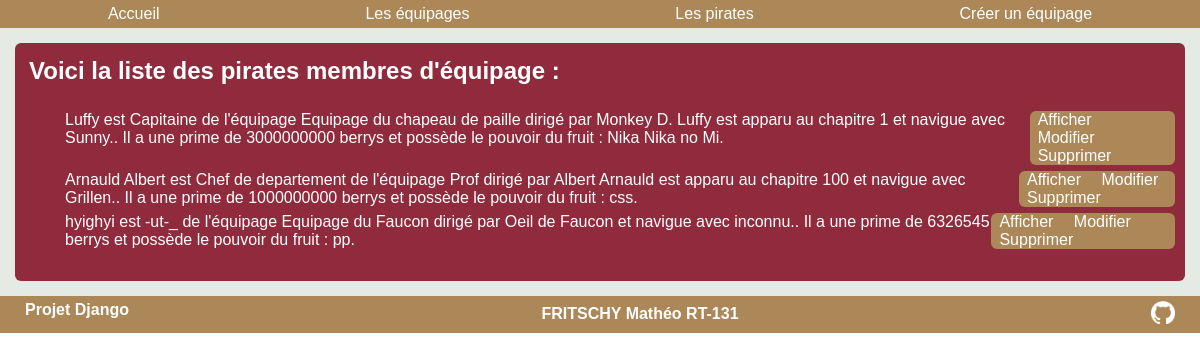
The app's page /onepiece/membres/, older data.
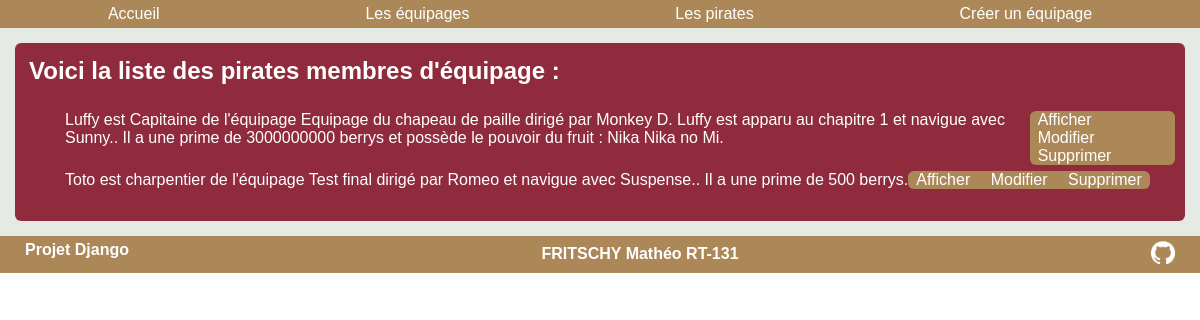
The same page, newer data.
### onepiece/models.py (models this page shows, shortened)
class Membre(models.Model):
    nom=models.CharField(max_length=100)
    poste=models.CharField(max_length=100)
    prime=models.IntegerField(null = True, blank=True)
    fruit=models.CharField(max_length=100, null = True, blank=True)
    equipage = models.ForeignKey("equipage", on_delete=models.CASCADE, default=None)
    def __str__(self):
        if self.prime is not None and self.fruit is not None:
            chaine = f"{self.nom} est {self.poste} de l'équipage {self.equipage}. Il a une prime de {self.prime} berrys et possède le pouvoir du fruit : {self.fruit}."
        elif self.prime is not None:
            chaine = f"{self.nom} est {self.poste} de l'équipage {self.equipage}. Il a une prime de {self.prime} berrys."
        elif self.fruit is not None:
            chaine = f"{self.nom} est {self.poste} de l'équipage {self.equipage}. Il possède le pouvoir du fruit : {self.fruit}."
        else:
            chaine = f"{self.nom} est {self.poste} de l'équipage {self.equipage}."
        return chaine

class Equipage(models.Model):
    nom=models.CharField(max_length=100)
    nombateau=models.CharField(max_length=100)
    capitaine=models.CharField(max_length=100)
    premiereapparition=models.IntegerField(null = True, blank=True)
    def __str__(self):
        if self.premiereapparition is not None:
            chaine = f"{self.nom} dirigé par {self.capitaine} est apparu au chapitre {self.premiereapparition} et navigue avec {self.nombateau}."
        else:
            chaine = f"{self.nom} dirigé par {self.capitaine} et navigue avec {self.nombateau}."
        return chaine

### onepiece/membres_views.py (the view)
# urls.py: path('membres/', membres_views.voirmembres),
def voirmembres(request):
    liste = list(models.Membre.objects.all())
    return render(request,"onepiece/membres/listemembres.html", {"liste" : liste})

### onepiece/templates/onepiece/membres/listemembres.html
{% extends "onepiece/main.html" %} {% block title %} Les membres {% endblock %}
{% block content %}
<article>
  <h2>Voici la liste des pirates membres d'équipage :</h2>
  <ol>
    {% for membre in liste %}
    <li>
      {{membre}}
      <div class="liste">
        <a href="/onepiece/membre/{{membre.id}}/">Afficher</a>
        <a href="/onepiece/updatemembre/{{membre.id}}/">Modifier</a>
        <a href="/onepiece/deletemembre/{{membre.id}}/">Supprimer</a>
      </div>
    </li>
    {% endfor %}
  </ol>
</article>
{% endblock %}

Row changes from the older to the newer data that the page shows:
removed Membre: prime+fruit+nom "Arnauld Albert est Chef de departement de l'équipage Prof dirigé par Albert Arnauld est apparu au chapitre 100 et navigue avec Grillen.. Il a une prime de 1000000000 berrys et possède le pouvoir du fruit : css."
removed Membre: prime+fruit+nom "hyighyi est -ut-_ de l'équipage Equipage du Faucon dirigé par Oeil de Faucon et navigue avec inconnu.. Il a une prime de 6326545 berrys et possède le pouvoir du fruit : pp."
added Membre: prime+fruit+nom "Toto est charpentier de l'équipage Test final dirigé par Romeo et navigue avec Suspense.. Il a une prime de 500 berrys."
